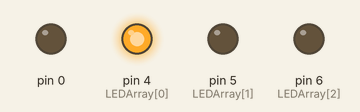
Simulated run of this sketch. Board: Arduino Uno, built with avr-gcc and run on an emulated ATmega328P. On the bench: output pins drawn as LEDs (lit = HIGH).

Above: at 0.1 s.
Timing chart, 0 to 1.6 s (numbered marks = the images above):
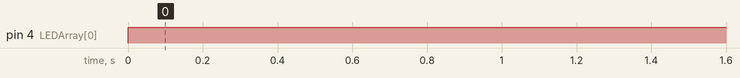

Measured:
- by itself, pin 4 (LEDArray[0]): LOW → HIGH at 0.00 s

The sketch:

sortidapwm3LEDS.ino
```cpp
int LEDArray[]={4,5,6};
int nPin= 0;
int velocitat =20;
int pwm;
void setup() {
 for(nPin=0; nPin<4; nPin++)
 {
  pinMode (LEDArray[nPin], OUTPUT);
 }
nPin=0;
}

void loop() {
  for( pwm=0; pwm<256; pwm++);
{
  analogWrite(LEDArray[nPin], pwm);
  delay(velocitat);
}
for(pwm=256;pwm<-1;pwm--)
{
  analogWrite(LEDArray[nPin],pwm);
  delay(velocitat);
}
nPin++;
if(nPin==3)nPin=0;
}
//OK
```
